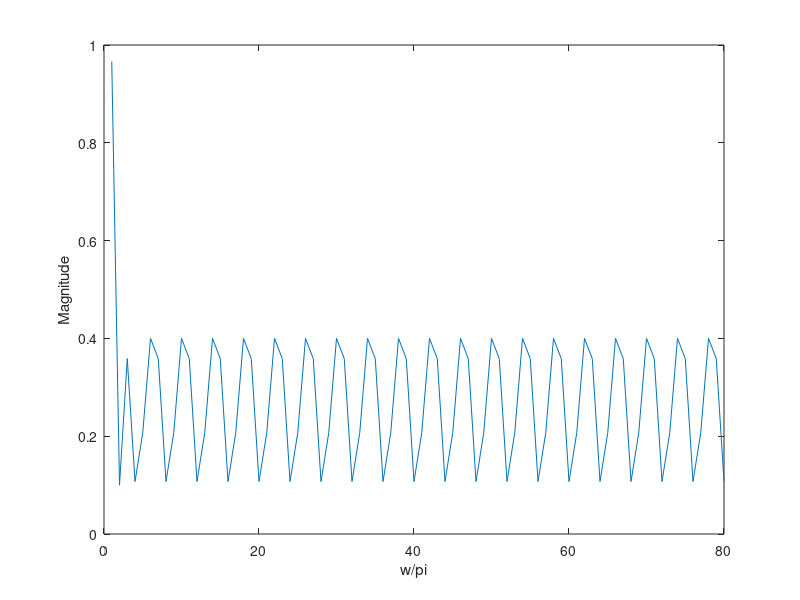
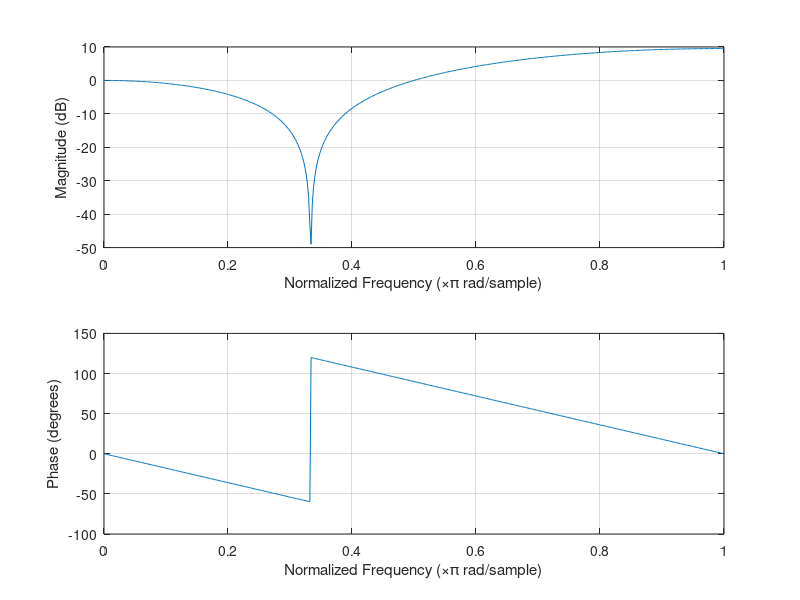

Recreate these plots in MATLAB, in order.
close all
clear all
b=[1 -1 1]
a=[1];
n=1:80;
x=sin(2*pi*1/8*n+(pi/6));
y=filter(b,a,x);
plot(n,abs(y))
xlabel('w/pi')
ylabel('Magnitude')
figure
freqz(b,a)